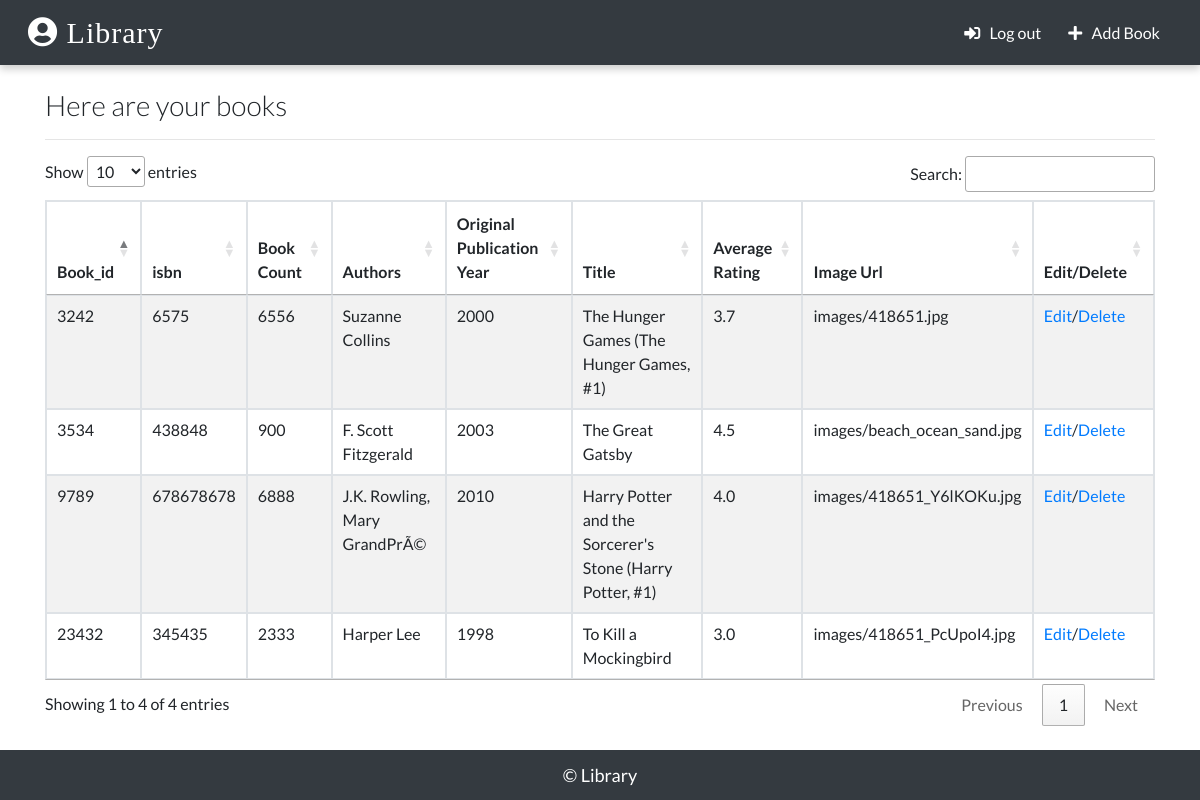
/ (signed in), run on the app's committed database.
### app/models.py (models this page shows)
class Book(models.Model):
    id	= models.AutoField(primary_key=True)
    book_id	= models.IntegerField()
    best_book_id	= models.IntegerField()
    work_id	= models.IntegerField()
    books_count	= models.IntegerField()
    isbn	= models.IntegerField()
    isbn13= models.IntegerField()
    authors	= models.CharField(max_length=50)
    original_publication_year	= models.IntegerField()
    original_title	= models.CharField(max_length=100)
    title	= models.CharField(max_length=100)
    language_code	= models.CharField(max_length=20)
    average_rating	= models.FloatField(max_length=3)
    ratings_count = models.IntegerField()
    work_ratings_count	= models.IntegerField()
    work_text_reviews_count	= models.IntegerField()
    ratings_1	= models.IntegerField()
    ratings_2	= models.IntegerField()
    ratings_3	= models.IntegerField()
    ratings_4	= models.IntegerField()
    ratings_5	= models.IntegerField()
    image_url	= models.ImageField(upload_to='images/', blank=True)
    small_image_url = models.ImageField(upload_to='images/', blank=True)
    def __str__(self):
        return self.title

### app/views.py (the view)
# urls.py: path('', views.HomePageView.as_view(), name = 'home'),
class HomePageView(LoginRequiredMixin, ListView):
    template_name = 'index.html'
    model = Book
    context_object_name = 'books'
    def get_queryset(self):
        books = super().get_queryset()
        print(books)
        return books

### templates/index.html (shortened to what this page needs)
{% extends 'base.html' %}
{% load static %}
{% block content %}
<div class="container">
  <h3 class="heading font-weight-light">Here are your books</h3>
    <hr />
</div>
<div class="container main-part">
  {% include 'table.html' %}
</div>
{% endblock content %}

### templates/table.html (shortened to what this page needs)
{% load static  %}
{% block content %}
    <div class="datatable_block">
        <table id="datatable" class="table datatable table-striped table-bordered" cellspacing="0" width="100%">
            <thead>
                <tr>
                    <th>Book_id</th>
                    <th>isbn</th>
                    <th>Book Count</th>
                    <th>Authors </th>
                    <th>Original Publication Year</th>
                    <th>Title</th>
                    <th>Average Rating</th>
                    <th>Image Url</th>
                    {%if request.user.designation == "librarian" %}
                    <th>Edit/Delete</th>
                    {%endif%}
                </tr>
            </thead>
            <tbody>
                {% for b in books %}
                <tr>
                    <td>{{ b.book_id }}</td>
                    <td>{{ b.isbn }}</td>
                    <td>{{b.books_count}}</td>
                    <td>{{ b.authors }}</td>
                    <td>{{ b.original_publication_year }}</td>
                    <td>{{ b.title }}</td>
                    <td>{{ b.average_rating }}</td>
                    <td>{{ b.image_url }}</td>
                    {%if request.user.designation == "librarian" %}
                    <td><a href="{% url 'update' b.id %}" class=" header-link"
                        >Edit</a>/<a href="{% url 'delete' b.id %}" class=" header-link">Delete</a></td>
                    {%endif%}
                </tr>
                {% endfor %}
                </tbody>
        </table>
    </div>
{% endblock content %}

### static/css/main.css (style rules this page uses)
:root { --back: #29a7a6; --girl: #e64298; --boy: #2874dd; }
body { font-family: Lato, sans-serif; }
.main-part { display: flex; flex-wrap: wrap; justify-content: space-evenly; }

### data on the page
Book: book_id "3242", isbn "6575", books_count "6556", authors "Suzanne Collins", original_publication_year "2000", title "The Hunger Games (The Hunger Games, #1)", average_rating "3.7", image_url "images/418651.jpg"
Book: book_id "23432", isbn "345435", books_count "2333", authors "Harper Lee", original_publication_year "1998", title "To Kill a Mockingbird", average_rating "3.0", image_url "images/418651_PcUpoI4.jpg"
Book: book_id "9789", isbn "678678678", books_count "6888", authors "J.K. Rowling, Mary GrandPrÃ©", original_publication_year "2010", title "Harry Potter and the Sorcerer's Stone (Harry Potter, #1)", average_rating "4.0", image_url "images/418651_Y6lKOKu.jpg"
Book: book_id "3534", isbn "438848", books_count "900", authors "F. Scott Fitzgerald", original_publication_year "2003", title "The Great Gatsby", average_rating "4.5", image_url "images/beach_ocean_sand.jpg"
